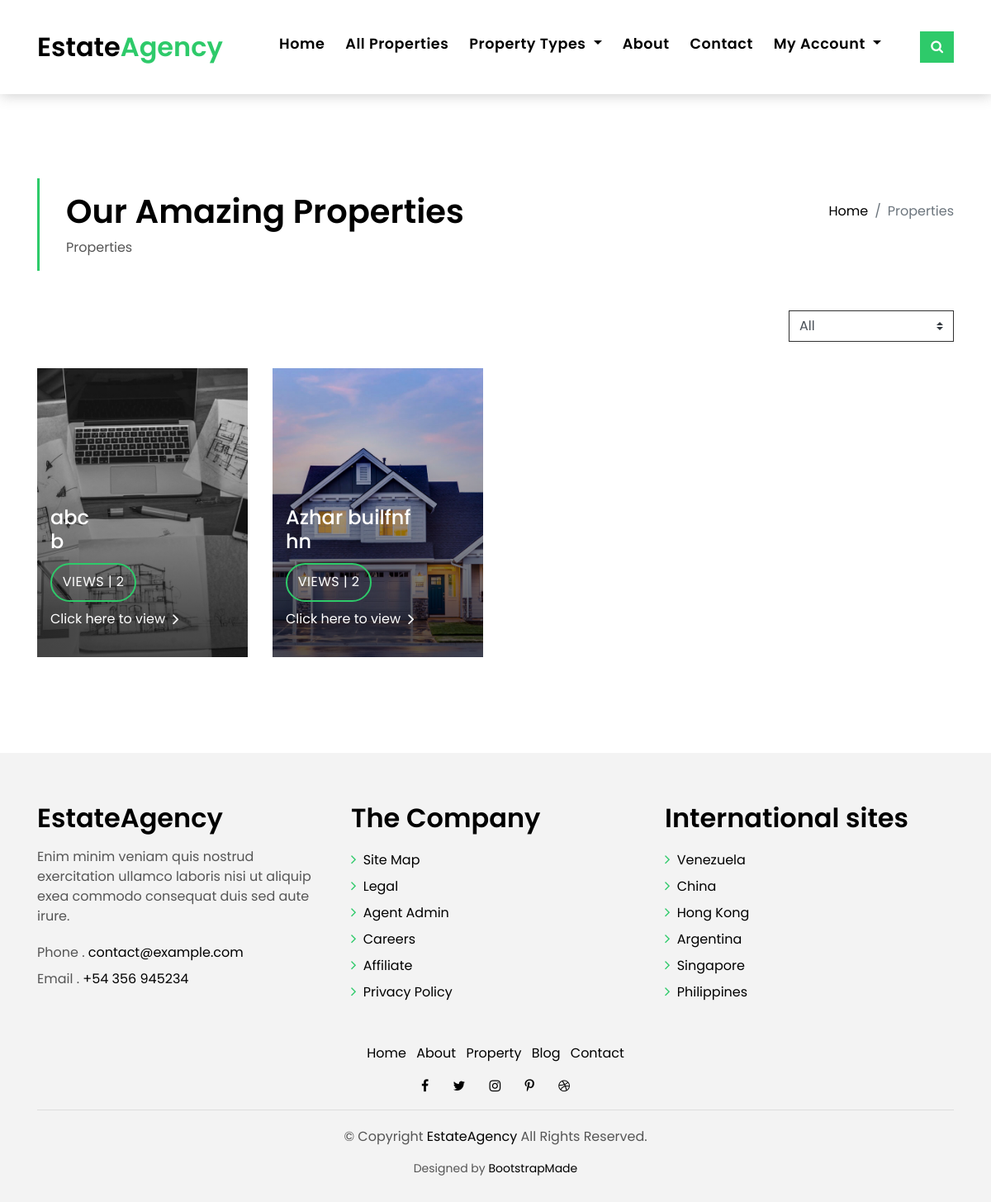
Screenshot of /property.php?cat_id=21 with the database file from the repository.
### tables this page shows
CREATE TABLE `properties` (
  `properties_id` int(11) NOT NULL,
  `cat_id` int(11) NOT NULL,
  `user_id` int(11) NOT NULL,
  `name` varchar(50) NOT NULL,
  `address` varchar(255) NOT NULL,
  `location` varchar(100) NOT NULL,
  `city` varchar(50) NOT NULL,
  `pincode` varchar(50) NOT NULL,
  `image` varchar(255) NOT NULL,
  `price` varchar(11) NOT NULL,
  `detials` text NOT NULL,
  `features` text NOT NULL,
  `area` varchar(50) NOT NULL,
  `rooms` int(11) NOT NULL,
  `bath` int(11) NOT NULL,
  `views` int(11) NOT NULL,
  `status` tinyint(4) NOT NULL,
  `added_on` datetime NOT NULL DEFAULT current_timestamp()
);

### property.php (the view, shortened to what this page needs)
<?php
 require('include/header.php');
$cat_id=$_GET['cat_id'];
if(isset($_GET['sort'])){
  $sort=$_GET['sort'];
    if($sort=='high'){
      $sql.="select * from properties as p,categories as c where p.cat_id=c.cat_id and p.status=1 and p.cat_id='$cat_id' order by p.price desc";
    }
    if($sort=='low'){
      $sql.="select * from properties as p,categories as c where p.cat_id=c.cat_id and p.status=1 and p.cat_id='$cat_id' order by p.price asc";
    }
    if($sort=='new'){
      $sql.="select * from properties as p,categories as c where p.cat_id=c.cat_id and p.status=1 and p.cat_id='$cat_id' order by p.properties_id desc";
    }if($sort=='old'){
      $sql.="select * from properties as p,categories as c where p.cat_id=c.cat_id and p.status=1 and p.cat_id='$cat_id' order by p.properties_id asc";
    }
}else{
$sql.="select * from properties as p,categories as c where p.cat_id=c.cat_id and p.status=1 and p.cat_id='$cat_id' order by properties_id desc";
}
$get_property=mysqli_query($con,$sql);
$rows=mysqli_num_rows($get_property);
?>
<main id="main">
    <section class="intro-single">
      <div class="container">
        <div class="row">
          <div class="col-md-12 col-lg-8">
            <div class="title-single-box">
              <h1 class="title-single">Our Amazing Properties</h1>
              <span class="color-text-a">Properties</span>
            </div>
          </div>
          <div class="col-md-12 col-lg-4">
            <nav aria-label="breadcrumb" class="breadcrumb-box d-flex justify-content-lg-end">
              <ol class="breadcrumb">
                <li class="breadcrumb-item">
                  <a href="index.php">Home</a>
                </li>
                <li class="breadcrumb-item active" aria-current="page">
                 Properties
                </li>
              </ol>
            </nav>
          </div>
        </div>
      </div>
    </section>
    <?php
    if($rows>0)
    {
       ?>
    <section class="property-grid grid">
      <div class="container">
        <div class="row">
          <div class="col-sm-12">
            <div class="grid-option">
              <form>
                <select class="custom-select" onchange="sort_property('<?php echo $cat_id?>','<?php echo SITE_PATH ?>')" id="sort_property_id">
                  <option selected>All</option>
                </select>
              </form>
            </div>
          </div>
          <?php
          foreach($get_property as $list){
            ?>
          <div class="col-md-3 ">
            <div class="card-box-a card-shadow">
              <div class="img-box-a">
              <img style="height: 350px"; src="Admin/media/properties/<?php echo $list['image'] ?>" alt="property image" class="img-a img-fluid">
              </div>
              <div class="card-overlay">
                <div class="card-overlay-a-content">
                  <div class="card-header-a">
                    <h2 class="card-title-a">
                      <a href="property.php?properties_id=<?php echo $list['properties_id'] ?>"><?php echo $list['name'] ?>
                        <br /><?php echo $list['location']; ?></a>
                    </h2>
                  </div>
                  <div class="card-body-a">
                    <div class="price-box d-flex">
                      <span class="price-a">views | <?php echo $list['views']; ?></span>
                    </div>
                    <a href="product.php?properties_id=<?php echo $list['properties_id']; ?>" class="link-a">Click here to view
                      <span class="ion-ios-arrow-forward"></span>
                    </a>
                  </div>
                </div>
              </div>
            </div>
          </div>
        <?php } ?>
        </div>
        <div class="row">
          <div class="col-sm-12">
          </div>
        </div>
      </div>
    </section>
   <?php }else{
    ?>
      <div class="container">
      <h5>Data not Found</h5>
      </div>
    <?php
   }  ?>
  </main>
<?php include('include/footer.php'); ?>
</body>
</html>

### assets/css/style.css (style rules this page uses)
body { font-family: 'Poppins', sans-serif; color: #555555; }
h1, h2, h3, h4, h5, h6 { color: #000000; }
a { color: #000000; transition: all .5s ease; }
.link-a { color: #ffffff; text-decoration: none; }
@media (min-width: 768px) { .link-a { font-size: .9rem; } }
@media (min-width: 992px) { .link-a { font-size: 1rem; } }
.link-a span { font-size: 18px; vertical-align: middle; margin-left: 5px; }
@media (min-width: 768px) { .link-a span { font-size: 1.5rem; } }
@media (min-width: 992px) { .link-a span { font-size: 18px; } }
.color-text-a { color: #555555; }
.intro-single { padding: 12rem 0 3rem; }
.intro-single .title-single-box { padding: 1rem 0 1rem 2rem; }
.intro-single .title-single-box { border-left: 3px solid #2eca6a; }
.intro-single .title-single-box .title-single { font-weight: 600; font-size: 2.2rem; }
@media (min-width: 768px) { .intro-single .title-single-box .title-single { font-size: 2.1rem; } }
@media (min-width: 992px) { .intro-single .title-single-box .title-single { font-size: 2.5rem; } }
.intro-single .breadcrumb-box { padding: 1rem 0 0 .5rem; }
.intro-single .breadcrumb { background-color: transparent; padding-right: 0; padding-left: 0; }
@media (min-width: 768px) { .grid .card-box-a, .grid .card-box-b, .grid .card-box-c, .grid .card-box-d { margin-bottom: 2.5rem; } }
.card-box-a, .card-box-b, .card-box-d { position: relative; overflow: hidden; -webkit-backface-visibility: hidden; backface-visibility: hidden; }
.card-box-a .img-a, .card-box-a .img-b, .card-box-b .img-a, .card-box-b .img-b { transition: .8s all ease-in-out; }
@media (min-width: 768px) { .card-box-a .price-a, .card-box-b .price-a { font-size: .9rem; } }
@media (min-width: 992px) { .card-box-a .price-a, .card-box-b .price-a { font-size: 1rem; } }
.card-overlay { position: absolute; width: 100%; height: 100%; top: 0; left: 0; }
.card-shadow { -webkit-backface-visibility: hidden; backface-visibility: hidden; }
.card-shadow:before { content: ' '; position: absolute; top: 0; left: 0; width: 100%; height: 100%; z-index: 1; background: linear-gradient(to bottom, rgba(0, 0, 0, 0) 0%, rgba(0, 0, 0, 0.2) 27%, rgba(0, 0, 0, 0.65) 90%); }
.card-overlay-a-content { transition: all .5s ease-in; position: absolute; width: 100%; bottom: 0px; z-index: 2; }
@media (min-width: 768px) { .card-overlay-a-content { bottom: -20px; } }
@media (min-width: 992px) { .card-overlay-a-content { bottom: 0px; } }
.card-header-a { padding: 0 1rem; }
.card-header-a .card-title-a { color: #ffffff; margin-bottom: 0; padding-bottom: .7rem; }
@media (min-width: 768px) { .card-header-a .card-title-a { font-size: 1.1rem; } }
@media (min-width: 992px) { .card-header-a .card-title-a { font-size: 1.5rem; } }
.card-header-a .card-title-a a { color: #ffffff; text-decoration: none; }
.card-body-a { z-index: 2; transition: all .5s ease-in; padding: 0rem 1rem 2rem 1rem; }
.card-body-a .price-box { padding-bottom: .5rem; }
.price-a { color: #ffffff; padding: .6rem .8rem; border: 2px solid #2eca6a; border-radius: 50px; text-transform: uppercase; letter-spacing: 0.030em; }
.property-grid .grid-option { text-align: right; margin-bottom: 2rem; }
.property-grid .grid-option .custom-select { border-radius: 0; width: 200px; border-color: #313131; }
.property-grid .grid-option .custom-select option { border-color: #313131; }

### rows the page displays
properties: image (picture), name "abc", location "b", views "2"
properties: image (picture), name "Azhar builfnf", location "hn", views "2"
